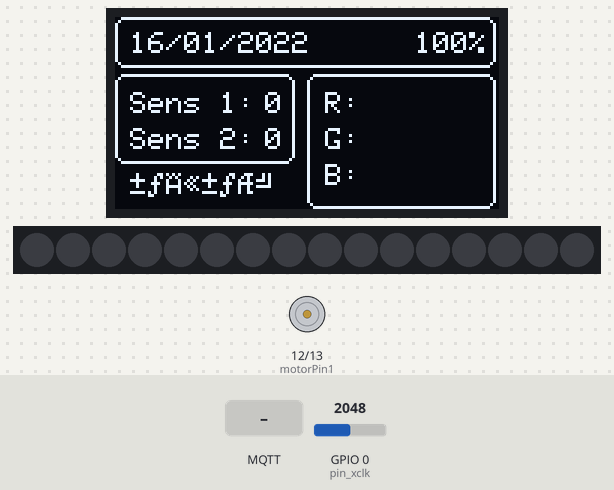
Recording of a program running on a simulated ESP32. Parts: 128×64 one-colour display, 16 RGB LEDs in strip order, left to right, motor-driver pin pairs drawn as motors (green arrow = first pin HIGH = forward, orange = second pin HIGH = backward, longer = more drive). The inputs (shaded band) are chosen by the test bench; at power-on: GPIO 0 (pin_xclk) = 2048. WiFi joins after 1.5 s; servers stay silent unless stated; no MQTT or app messages arrive unless stated; the camera gives no picture; what the program prints to the serial monitor is not drawn.

Above: at 5.2 s.
5.3 s: MQTT message "1" arrives on the first subscribed topic
At 6.4 s:
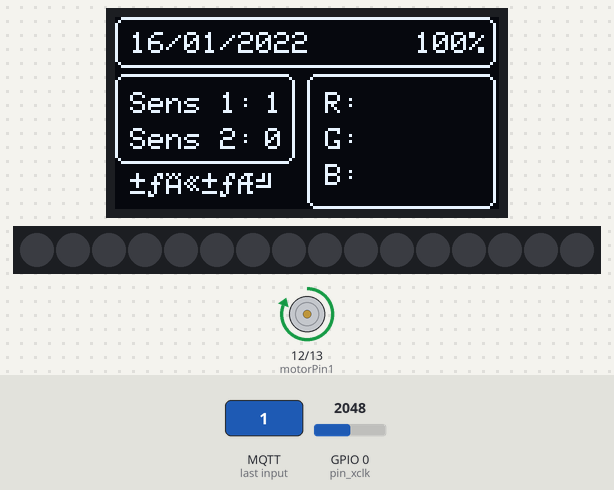
6.9 s: MQTT message "moteur_cam1" arrives on the first subscribed topic
At 8.1 s:
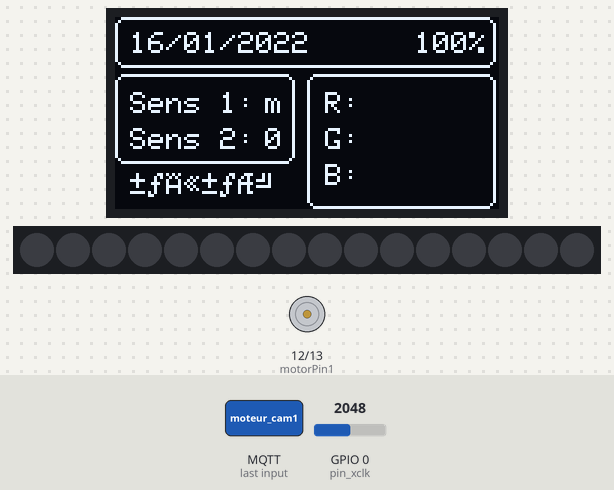
8.4 s: MQTT message "led_red" arrives on the second subscribed topic
At 9.0 s:
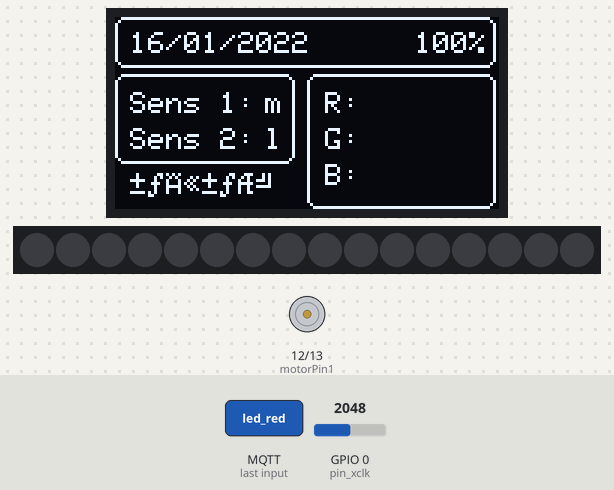
10.0 s: MQTT message "1" arrives on the second subscribed topic
At 11.0 s:
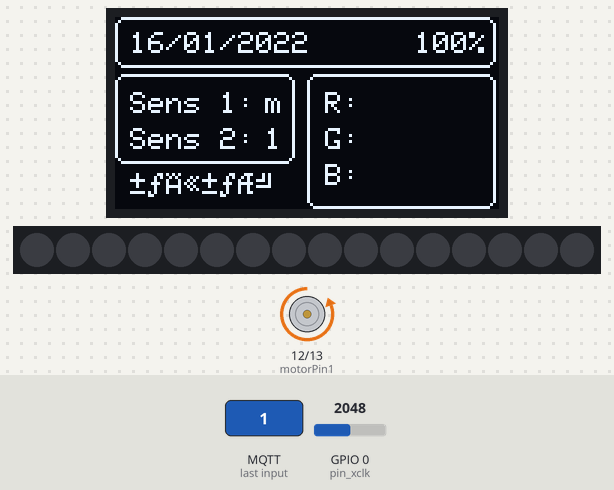
11.6 s: MQTT message "moteur_cam1" arrives on the second subscribed topic
At 12.2 s:
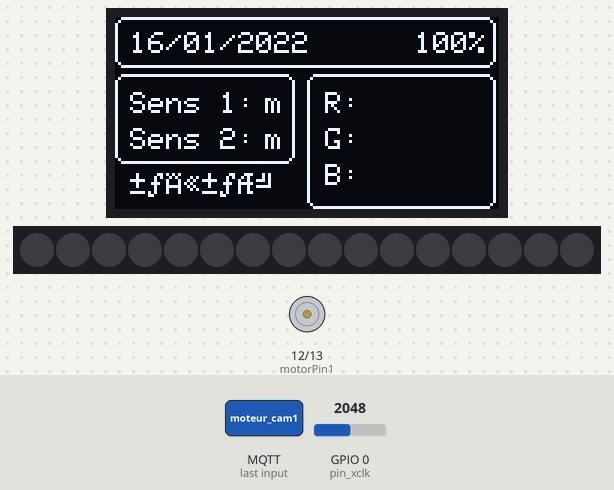
13.2 s: MQTT message "led_green" arrives on the first subscribed topic
At 14.4 s:
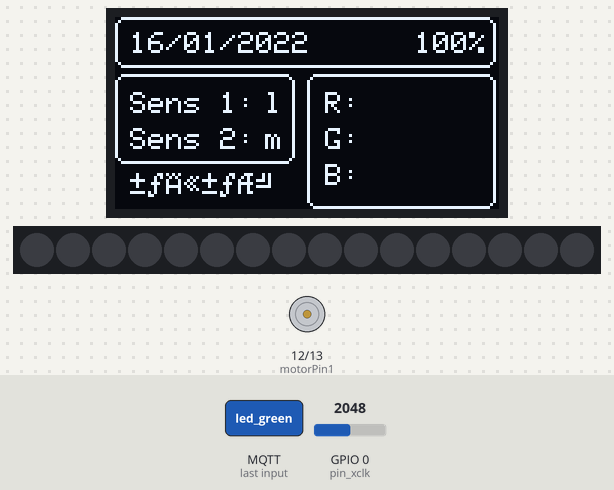
Timing chart, 0 to 15.7 s (numbered marks = the images above; inputs shaded):
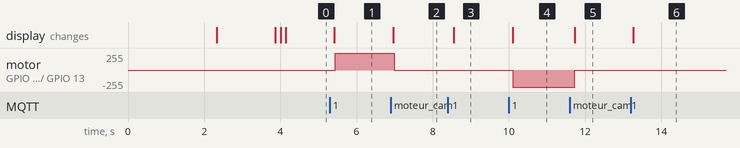

Measured:
- after the input at 5.3 s, motor on GPIO 12 (motorPin1) / GPIO 13 (motorPin2): stopped → forward 255/255 after 0.14 s; the display: changes after 0.11 s (image 1)
- after the input at 6.9 s, motor on GPIO 12 (motorPin1) / GPIO 13 (motorPin2): forward 255/255 → stopped after 0.09 s; the display: changes after 0.07 s (image 2)
- after the input at 8.4 s, the display: changes after 0.15 s (image 3)
- after the input at 10.0 s, motor on GPIO 12 (motorPin1) / GPIO 13 (motorPin2): stopped → backward 255/255 after 0.10 s; the display: changes after 0.10 s (image 4)
- after the input at 11.6 s, motor on GPIO 12 (motorPin1) / GPIO 13 (motorPin2): backward 255/255 → stopped after 0.13 s; the display: changes after 0.13 s (image 5)
- after the input at 13.2 s, the display: changes after 0.06 s (image 6)

The program:

main.cpp
```cpp
#include "esp_camera.h"                                           // Importation de l'index pour la caméra
#include <WiFi.h>                                                 // Bibliothèque permettant la gestion Wi-Fi de notre ESP32
#include <Wire.h>                                                 // Bibliothèque I²C pour l'OLED
#include <Adafruit_GFX.h>                                         // Bibliothèque incluant des fonctions graphique pour l'OLED
#include <Adafruit_SSD1306.h>                                     // Bibliothèque reprenant l'ensenmbles des fonctions d'utilisation de l'OLED
#include <PubSubClient.h>                                         // Bibliothèque fournissant des fonctions de messageries MQTT
#include <Adafruit_NeoPixel.h>                                    // Bibliothèque pour la gestion de ruban LEDs adressables
#include <Adafruit_GrayOLED.h>                                    // Bibliothèque pour la gestion de l'écran OLED

// OLED
#define SCREEN_WIDTH 128                                          // Largeur en pixel de l'OLED
#define SCREEN_HEIGHT 64                                          // Hauteur en pixel de l'OLED
Adafruit_SSD1306 display(SCREEN_WIDTH, SCREEN_HEIGHT, &Wire, -1); // Création de notre OLED SSD1306 pour communiquer avec l'I²C (SDA, SCL)

// Sélection du modèle de caméra
//#define CAMERA_MODEL_WROVER_KIT // Has PSRAM
//#define CAMERA_MODEL_ESP_EYE // Has PSRAM
//#define CAMERA_MODEL_M5STACK_PSRAM // Has PSRAM
//#define CAMERA_MODEL_M5STACK_V2_PSRAM // M5Camera version B Has PSRAM
//#define CAMERA_MODEL_M5STACK_WIDE // Has PSRAM
//#define CAMERA_MODEL_M5STACK_ESP32CAM // No PSRAM
#define CAMERA_MODEL_AI_THINKER // Has PSRAM                      // Sélection du modèle de caméra utilisé dans notre cas
//#define CAMERA_MODEL_TTGO_T_JOURNAL // No PSRAM

#include "camera_pins.h"                                          // Importation des pins de l'ESP32-CAM en fonction du modèle choisi

// MOTEUR PAS À PAS
int motorPin1 = 12;                                               // PIN 1A du driver L293D du moteur de rotation (0 ou 1)
int motorPin2 = 13;                                               // PIN 2A du driver L293D du moteur de rotation (0 ou 1)

char sens1[2] = "0";                                              // Flag (set par défaut au lancement (après avec Node RED)) pour activer la rotation de la caméra dans un sens
char sens2[2] = "0";                                              // Flag (set par défaut au lancement (après avec Node RED)) pour activer la rotation de la caméra dans l'autre sens

// RESEAUX & COMMUNNICATION
const char* ssid = "AntoDB";                                      // SSID du réseau Wi-Fi auquel il faut se connecter
const char* password = "3049oQ7%";                                // Mot de passe du réseau Wi-Fi auquel il faut se connecter
const char* mqtt_server = "192.168.137.189";                      // Adresse IP du server MQTT auquel il faut se connecter
WiFiClient espClient;                                             // Création de "espClient" propre au client Wi-Fi
PubSubClient client(espClient);                                   // Création d'un système de messagerie MQTT du client

// RUBAN LED
#define LED_PIN 16                                                // PIN de données du ruban LED WS2812B
#define LED_COUNT 16                                              // Nombre de LEDs utilisées
Adafruit_NeoPixel strip (LED_COUNT, LED_PIN, NEO_GRB + NEO_KHZ800);
int red = 0;                                                      // Valeur de la couleur rouge du ruban led
int green = 0;                                                    // Valeur de la couleur verte du ruban led
int blue = 0;                                                     // Valeur de la couleur bleue du ruban led

char strRed[4];                                                   // Valeur textuelle de la couleur rouge du ruban led
char strGreen[4];                                                 // Valeur textuelle de la couleur verte du ruban led
char strBlue[4];                                                  // Valeur textuelle de la couleur bleue du ruban led

char str_battery[5];

void printToOLED(int x, int y,  char *message){                   // Fonction affichant un message dans l'OLED à une cetraine position
  display.setCursor(x, y);                                        // On place le cursor du message aux coordonner X Y avant de l'afficher
  display.setTextColor(WHITE,BLACK);                              // On superpose les textes si jamais en les affichants en blanc avec fond noir (pour "effacer" les données)
  display.print(message);                                         // On place ce message sur ce cursor
  display.display();                                              // On affiche le tout
}

void startCameraServer();                                         // Fonction de démarrage du web serveur pour la caméra

void callback(char* topic, byte* payload, unsigned int length) {  // Fonction de Callback quand un message MQTT arrive sur un topic (subscribe)
  Serial.print("Message arrived [");                              // Imprime un message dans la console
  Serial.print(topic);                                            // On affiche de quel topic il s'agit
  Serial.print("] ");                                             // Imprime un message dans la console
  for (int i = 0; i < length; i++) {                              // On boucle tous les caractères reçus sur le topic
    Serial.print((char)payload[i]);                               // On affiche un à un tous les caractères reçus
  }
  Serial.println();                                               // Imprime un retour à la ligne dans la console

  char buffer1[length+1];                                         // On crée une variable local de buffer
  for (int i = 0; i < length+1; i++) {                            // On relis tous les caractères reçus sur le topic
    buffer1[i] = (char)payload[i];                                // On enregistre tous les caractères que l'on a besoin (uniquement)
  }

  if (String(topic) == "led_red") {                               // On vérifie si c'est le bon topic
    red = atoi(buffer1);                                          // Alors on le stocke dans la variable correspondante
    sprintf(strRed, "%3u   ", red);                               // Formatage de cette couleur en char
    printToOLED(82, 25, strRed);
  }
  if (String(topic) == "led_green") {                             // On vérifie si c'est le bon topic
    green = atoi(buffer1);                                        // Alors on le stocke dans la variable correspondante
    sprintf(strGreen, "%3u   ", green);                           // Formatage de cette couleur en char
    printToOLED(82, 37, strGreen);
  }
  if (String(topic) == "led_blue") {                              // On vérifie si c'est le bon topic
    blue = atoi(buffer1);                                         // Alors on le stocke dans la variable correspondante
    sprintf(strBlue, "%3u   ", blue);                             // Formatage de cette couleur en char
    printToOLED(82, 49, strBlue);
  }
  if (String(topic) == "moteur_cam1") {                           // On vérifie si c'est le bon topic
    sens1[0] = buffer1[0];                                        // Alors on le stocke dans la variable correspondante
  }
  if (String(topic) == "moteur_cam2") {                           // On vérifie si c'est le bon topic
    sens2[0] = buffer1[0];                                        // Alors on le stocke dans la variable correspondante
  }
}

void reconnect() {                                                // Fonction effectuant des tentative de reconnexion
  while (!client.connected()) {                                   // Si le client se connecte
    Serial.print("Attempting MQTT connection...");                // On attent la conexion MQTT
    if (client.connect("ESP32-CAM")) {                            // Si le client se connecte en étant appelé "ESP32-CAM"
      Serial.println("connected");                                // On prévient qu'il est connecté

      client.subscribe("moteur_cam1");                            // On demande une lecture permanette asynchrone des données arrivant sur ce topic
      client.subscribe("moteur_cam2");                            // On demande une lecture permanette asynchrone des données arrivant sur ce topic
      client.subscribe("led_red");                                // On demande une lecture permanette asynchrone des données arrivant sur ce topic
      client.subscribe("led_green");                              // On demande une lecture permanette asynchrone des données arrivant sur ce topic
      client.subscribe("led_blue");                               // On demande une lecture permanette asynchrone des données arrivant sur ce topic
    } else {                                                      // Si la connexion rate
      for (int i = 0; i <= (LED_COUNT-1); i++) {                  // On boucle le nombre de LED(s) utilisées sur le ruban
        strip.setPixelColor(i, 0, 0, 255);                        // On défini la couleur avec une valeur fixe (ici en bleu)
      }
      strip.show();                                               // On montre le changement (on actualise le ruban)
      Serial.print("failed, rc=");                                // On affiche qu'il y a une erreur
      Serial.print(client.state());                               // On affiche le numéro de l'erreur (état)
      Serial.println(" try again in 5 seconds");                  // On affiche comme quoi on réessaye
      delay(5000);                                                // On attend 5 secondes avant de réessayer
    }
  }
}

void setup() {
  Serial.begin(115200);                                           // Début de communication série à 115200 bps
  Serial.setDebugOutput(true);
  Serial.println();                                               // Imprime un retour à la ligne dans la console

  camera_config_t config;                                         // Reprend les données du fichier qui ont défini quel pin utiliser pour le modèle de caméra choisi
  config.ledc_channel = LEDC_CHANNEL_0;
  config.ledc_timer = LEDC_TIMER_0;
  config.pin_d0 = Y2_GPIO_NUM;
  config.pin_d1 = Y3_GPIO_NUM;
  config.pin_d2 = Y4_GPIO_NUM;
  config.pin_d3 = Y5_GPIO_NUM;
  config.pin_d4 = Y6_GPIO_NUM;
  config.pin_d5 = Y7_GPIO_NUM;
  config.pin_d6 = Y8_GPIO_NUM;
  config.pin_d7 = Y9_GPIO_NUM;
  config.pin_xclk = XCLK_GPIO_NUM;
  config.pin_pclk = PCLK_GPIO_NUM;
  config.pin_vsync = VSYNC_GPIO_NUM;
  config.pin_href = HREF_GPIO_NUM;
  config.pin_sscb_sda = SIOD_GPIO_NUM;
  config.pin_sscb_scl = SIOC_GPIO_NUM;
  config.pin_pwdn = PWDN_GPIO_NUM;
  config.pin_reset = RESET_GPIO_NUM;
  config.xclk_freq_hz = 20000000;
  config.pixel_format = PIXFORMAT_JPEG;

  pinMode(14,INPUT_PULLUP);
  pinMode(15,INPUT_PULLUP);
  Wire.begin(14,15);

  // OLED
  if(!display.begin(SSD1306_SWITCHCAPVCC, 0x3C)) {                // Initialisation de l'OLED avec son adresse I²C (par défaut 0x3D pour un écran de taille 128x64)
    Serial.println(F("SSD1306 allocation failed"));               // Affichage d'une erreur dans la console si l'initialisation a échouée
    for(;;);                                                      // Arret du programme dans une boucle infinie
  }
  delay(2000);                                                    // Délais de 2 seconde
  display.clearDisplay();                                         // Nettoyage de tous les éléments graphics présents dans l'OLED
  display.drawRoundRect(0, 0, 127, 17, 3, WHITE);                 // Creation d'un rectangle (x1, y1, largeur, hauteur, rayon)
  display.drawRoundRect(64, 19, 63, 45, 3, WHITE);                // Creation d'un rectangle (x1, y1, largeur, hauteur, rayon)
  display.drawRoundRect(0, 19, 60, 30, 3, WHITE);                 // Creation d'un rectangle (x1, y1, largeur, hauteur, rayon)
  display.setTextSize(1);                                         // Configuration de la taille de police
  display.setTextColor(WHITE, BLACK);                             // Configuration d'écriture de blanc sur noir dans l'OLED


  // if PSRAM IC present, init with UXGA resolution and higher JPEG quality
  //                      for larger pre-allocated frame buffer.
  if(psramFound()){
    config.frame_size = FRAMESIZE_UXGA;
    config.jpeg_quality = 10;
    config.fb_count = 2;
  } else {
    config.frame_size = FRAMESIZE_SVGA;
    config.jpeg_quality = 12;
    config.fb_count = 1;
  }

#if defined(CAMERA_MODEL_ESP_EYE)
  pinMode(13, INPUT_PULLUP);
  pinMode(14, INPUT_PULLUP);
#endif

  // camera init
  esp_err_t err = esp_camera_init(&config);
  if (err != ESP_OK) {
    Serial.printf("Camera init failed with error 0x%x", err);
    return;
  }

  sensor_t * s = esp_camera_sensor_get();
  // initial sensors are flipped vertically and colors are a bit saturated
  if (s->id.PID == OV3660_PID) {
    s->set_vflip(s, 1); // flip it back
    s->set_brightness(s, 1); // up the brightness just a bit
    s->set_saturation(s, -2); // lower the saturation
  }
  // drop down frame size for higher initial frame rate
  s->set_framesize(s, FRAMESIZE_QVGA);

#if defined(CAMERA_MODEL_M5STACK_WIDE) || defined(CAMERA_MODEL_M5STACK_ESP32CAM)
  s->set_vflip(s, 1);
  s->set_hmirror(s, 1);
#endif

  // RUBAN LEDS
  strip.begin();                                                  // Lancement de lu ruban LED
  strip.show();                                                   // On montre le changement (on actualise le ruban) (donc ici ça l'éteint s'il était par hasard encore allumé)
  strip.setBrightness(10);                                        // On défini la luminausité à 10/255

  // COMMUNICATION WIFI
  WiFi.begin(ssid, password);                                     // Lancement de la connexion WiFi

  while (WiFi.status() != WL_CONNECTED) {                         // Tant que le microcontrôleur n'est pas connecté au WiFi
    for (int i = 0; i <= (LED_COUNT-1); i++) {                    // On boucle le nombre de LED(s) utilisées sur le ruban
      strip.setPixelColor(i, 255, 0, 0);                          // On défini la couleur avec une valeur fixe (ici en rouge)
    }
    strip.show();                                                 // On montre le changement (on actualise le ruban)
    delay(500);                                                   // Délai de 500ms
    Serial.print(".");                                            // Imprimme un point dans la console
  }
  Serial.println("");                                             // Imprime un message dans la console
  Serial.println("WiFi connected");                               // Imprime un message dans la console

  // WEB SERVEUR CAMERA
  startCameraServer();                                            // Appel de la fonction de démarrage du web server pour la caméra

  Serial.print("Camera Ready! Use 'http://");                     // Imprime un message dans la console
  Serial.print(WiFi.localIP());                                   // Imprime l'ip dans la console
  Serial.println("' to connect");                                 // Imprime un message dans la console

  // COMMUNICATION
  client.setServer(mqtt_server, 1883);                            // On se connecte au serveur MQTT
  client.setCallback(callback);                                   // On synchronise aux messages entrant en MQTT

  // MOTEUR PAS A PAS
  pinMode(motorPin1, OUTPUT);                                     // Défini que la pin 1A du driver L293D pour le moteur est une sortie
  pinMode(motorPin2, OUTPUT);                                     // Défini que la pin 2A du driver L293D pour le moteur est également une sortie
  printToOLED(5, 5, "16/01/2022");
  printToOLED(100, 5, "100%");
  printToOLED(5, 25, "Sens 1:");
  printToOLED(5, 37, "Sens 2:");
  printToOLED(70, 25, "R:");
  printToOLED(70, 37, "G:");
  printToOLED(70, 49, "B:");
  strRed[0] = '0';
  strGreen[0] = '0';
  strBlue[0] = '0';
}

void loop() {
  if (!client.connected()) {                                      // Si le client pour le MQTT en WiFi n'est pas connecté
    reconnect();                                                  // On appelle la fonction qui demande une reconnexion
  }
  client.loop();                                                  // Synchronisation du noeud (ESP32-CAM) au serveur MQTT

  if (millis()%500) {
    int battery = analogRead(0); // lire des valeur analogie sur la pin 0
    //int battery_map = map(battery, 2000,4500,0,100); // remis à l'échelle
    //snprintf(str_battery,5,"%u",battery_map); // convertir le int en char* dans battery_map et le mettre dans str_battery
    sprintf(str_battery,"%u   ",battery);
    printToOLED(5, 52, "🎮💻");                                     // Affichage du sens 2 sur l'OLED
  }
  printToOLED(50, 25, sens1);                                     // Affichage du sens 1 sur l'OLED
  printToOLED(50, 37, sens2);                                     // Affichage du sens 2 sur l'OLED

  if (sens1[0] == '1') {                                          // Si le sens 1 est demandé
    digitalWrite(motorPin2,LOW);                                  // On désactive la pin demandant la rotation dans le sens 2 du moteur
    digitalWrite(motorPin1,HIGH);                                 // On active la pin demandant la rotation dans le sens 1 du moteur
  }
  else if (sens2[0] == '1') {                                     // Si le sens 2 est demandé
    digitalWrite(motorPin1,LOW);                                  // On désactive la pin demandant la rotation dans le sens 1 du moteur
    digitalWrite(motorPin2,HIGH);                                 // On active la pin demandant la rotation dans le sens 2 du moteur
  }
  else {
    digitalWrite(motorPin1,LOW);                                  // On désactive la pin demandant la rotation dans le sens 1 du moteur
    digitalWrite(motorPin2,LOW);                                  // On désactive la pin demandant la rotation dans le sens 2 du moteur
  }

  for (int j = 0; j <= LED_COUNT; j++) {                          // On boucle le nombre de LED(s) utilisées sur le ruban
    strip.setPixelColor(j, red, green, blue);                     // On défini la couleur avec les valeurs définies (via le callback MQTT correspondant)
  }
  strip.show();                                                   // On montre le changement (on actualise le ruban)
}
```

Source omitted: camera_pins.h (4071 bytes)
